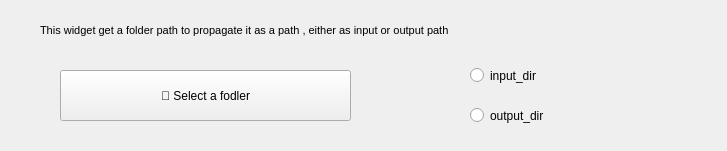
<?xml version="1.0" encoding="UTF-8"?>
<ui version="4.0">
 <class>Form</class>
 <widget class="QWidget" name="Form">
  <property name="geometry">
   <rect>
    <x>0</x>
    <y>0</y>
    <width>727</width>
    <height>151</height>
   </rect>
  </property>
  <property name="windowTitle">
   <string>Input_dir or Output_dir</string>
  </property>
  <widget class="QLabel" name="Description">
   <property name="geometry">
    <rect>
     <x>40</x>
     <y>10</y>
     <width>641</width>
     <height>41</height>
    </rect>
   </property>
   <property name="sizePolicy">
    <sizepolicy hsizetype="Maximum" vsizetype="Expanding">
     <horstretch>0</horstretch>
     <verstretch>0</verstretch>
    </sizepolicy>
   </property>
   <property name="font">
    <font>
     <pointsize>8</pointsize>
    </font>
   </property>
   <property name="text">
    <string>This widget get a folder path to propagate it as a path , either as input or output path</string>
   </property>
   <property name="wordWrap">
    <bool>true</bool>
   </property>
  </widget>
  <widget class="QPushButton" name="fileButton">
   <property name="geometry">
    <rect>
     <x>60</x>
     <y>70</y>
     <width>291</width>
     <height>51</height>
    </rect>
   </property>
   <property name="text">
    <string>📂 Select a fodler</string>
   </property>
  </widget>
  <widget class="QRadioButton" name="input_dir">
   <property name="geometry">
    <rect>
     <x>470</x>
     <y>60</y>
     <width>131</width>
     <height>31</height>
    </rect>
   </property>
   <property name="text">
    <string>input_dir</string>
   </property>
  </widget>
  <widget class="QRadioButton" name="output_dir">
   <property name="geometry">
    <rect>
     <x>470</x>
     <y>100</y>
     <width>131</width>
     <height>31</height>
    </rect>
   </property>
   <property name="text">
    <string>output_dir</string>
   </property>
  </widget>
 </widget>
 <resources/>
 <connections/>
</ui>
